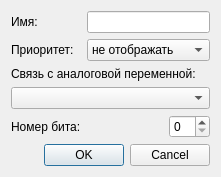
<?xml version="1.0" encoding="UTF-8"?>
<ui version="4.0">
 <class>DialogDiscreteVarAdd</class>
 <widget class="QDialog" name="DialogDiscreteVarAdd">
  <property name="geometry">
   <rect>
    <x>0</x>
    <y>0</y>
    <width>221</width>
    <height>174</height>
   </rect>
  </property>
  <property name="windowTitle">
   <string>Дискретная переменная</string>
  </property>
  <layout class="QGridLayout" name="gridLayout">
   <item row="0" column="0">
    <widget class="QLabel" name="label">
     <property name="text">
      <string>Имя:</string>
     </property>
    </widget>
   </item>
   <item row="0" column="1" colspan="2">
    <widget class="QLineEdit" name="lineEditName"/>
   </item>
   <item row="1" column="0">
    <widget class="QLabel" name="label_2">
     <property name="text">
      <string>Приоритет:</string>
     </property>
    </widget>
   </item>
   <item row="1" column="1" colspan="2">
    <widget class="QComboBox" name="comboBoxPriority">
     <item>
      <property name="text">
       <string>не отображать</string>
      </property>
     </item>
     <item>
      <property name="text">
       <string>низкий</string>
      </property>
     </item>
     <item>
      <property name="text">
       <string>стандартный</string>
      </property>
     </item>
     <item>
      <property name="text">
       <string>высокий</string>
      </property>
     </item>
    </widget>
   </item>
   <item row="2" column="0" colspan="3">
    <widget class="QLabel" name="label_3">
     <property name="text">
      <string>Связь с аналоговой переменной:</string>
     </property>
    </widget>
   </item>
   <item row="4" column="0">
    <widget class="QLabel" name="label_4">
     <property name="text">
      <string>Номер бита:</string>
     </property>
    </widget>
   </item>
   <item row="4" column="1">
    <spacer name="horizontalSpacer">
     <property name="orientation">
      <enum>Qt::Horizontal</enum>
     </property>
     <property name="sizeHint" stdset="0">
      <size>
       <width>89</width>
       <height>20</height>
      </size>
     </property>
    </spacer>
   </item>
   <item row="4" column="2">
    <widget class="QSpinBox" name="spinBoxBitNum">
     <property name="maximum">
      <number>15</number>
     </property>
    </widget>
   </item>
   <item row="5" column="0" colspan="3">
    <widget class="QDialogButtonBox" name="buttonBox">
     <property name="orientation">
      <enum>Qt::Horizontal</enum>
     </property>
     <property name="standardButtons">
      <set>QDialogButtonBox::Cancel|QDialogButtonBox::Ok</set>
     </property>
    </widget>
   </item>
   <item row="3" column="0" colspan="3">
    <widget class="QComboBox" name="comboBoxParent"/>
   </item>
  </layout>
 </widget>
 <resources/>
 <connections>
  <connection>
   <sender>buttonBox</sender>
   <signal>accepted()</signal>
   <receiver>DialogDiscreteVarAdd</receiver>
   <slot>accept()</slot>
   <hints>
    <hint type="sourcelabel">
     <x>248</x>
     <y>254</y>
    </hint>
    <hint type="destinationlabel">
     <x>157</x>
     <y>274</y>
    </hint>
   </hints>
  </connection>
  <connection>
   <sender>buttonBox</sender>
   <signal>rejected()</signal>
   <receiver>DialogDiscreteVarAdd</receiver>
   <slot>reject()</slot>
   <hints>
    <hint type="sourcelabel">
     <x>316</x>
     <y>260</y>
    </hint>
    <hint type="destinationlabel">
     <x>286</x>
     <y>274</y>
    </hint>
   </hints>
  </connection>
 </connections>
</ui>
